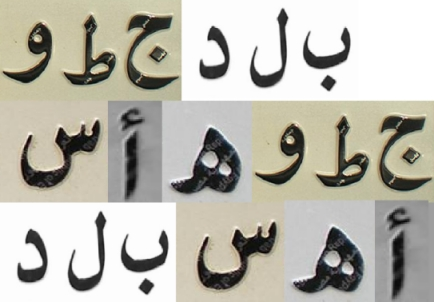
#> input picture letters_training_set/letters_set.jpg, 434 x 302 px
$ python letters_training.py   (Python 2 division)
#> lines starting #> are read from the running program, lines starting #| are printed output that depends on the picture; after the words box and inside, x2 and y2 are one past the last pixel; in counts of white or black regions, pixels touching at a corner belong together
import sys

import numpy as np
import cv2

im = cv2.imread('letters_training_set/letters_set.jpg')
#> im is the input picture: shape (302, 434, 3); mean B, G, R 173.5, 183.6, 185.9

gray = cv2.cvtColor(im, cv2.COLOR_BGR2GRAY)
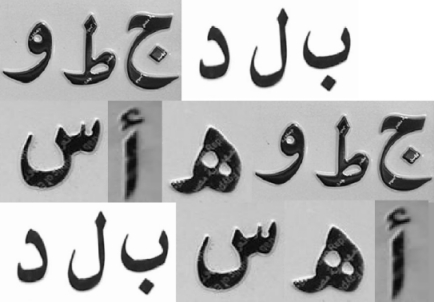
#> gray: shape (302, 434); min 5, max 255, mean 183.1
blur_gaussian = cv2.GaussianBlur(gray, (5, 5), 0)
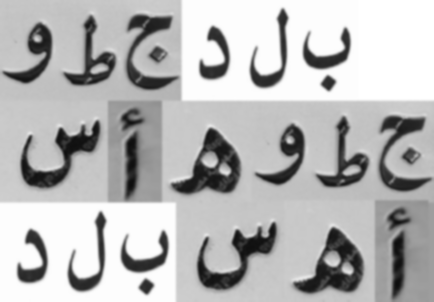
#> blur_gaussian: shape (302, 434); min 13, max 255, mean 183.1
threshold = cv2.adaptiveThreshold(blur_gaussian, 255, 1, 1, 11, 2)
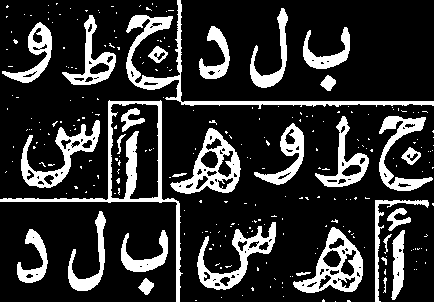
#> threshold: shape (302, 434); 19.1% white; 262 white regions (231 under 20 px)

contours, hierarchy = cv2.findContours(threshold, cv2.RETR_LIST, cv2.CHAIN_APPROX_SIMPLE)
#> contours = 376 contours, 294 with area under 20; largest, box (x1, y1, x2, y2) and area: (0, 100, 183, 302) 5927, (110, 102, 159, 200) 3896, (170, 128, 241, 194) 2354, (293, 227, 363, 293) 2349, (126, 0, 434, 109) 2251

samples = np.empty((0, 100))
responses = []
keys = [i for i in range(48, 58)]

for contour in contours:
    if cv2.contourArea(contour) > 50:
        [x, y, w, h] = cv2.boundingRect(contour)

        if h > 28:
            cv2.rectangle(im, (x, y), (x + w, y + h), (0, 0, 255), 2)
            char_im = threshold[y:y + h, x:x + w]
            char_im_small = cv2.resize(char_im, (10, 10))
            cv2.imshow('norm', im)
            key = cv2.waitKey(0)

            if key == 27:  # (escape to quit)
                sys.exit()
#> (the program exits here)
